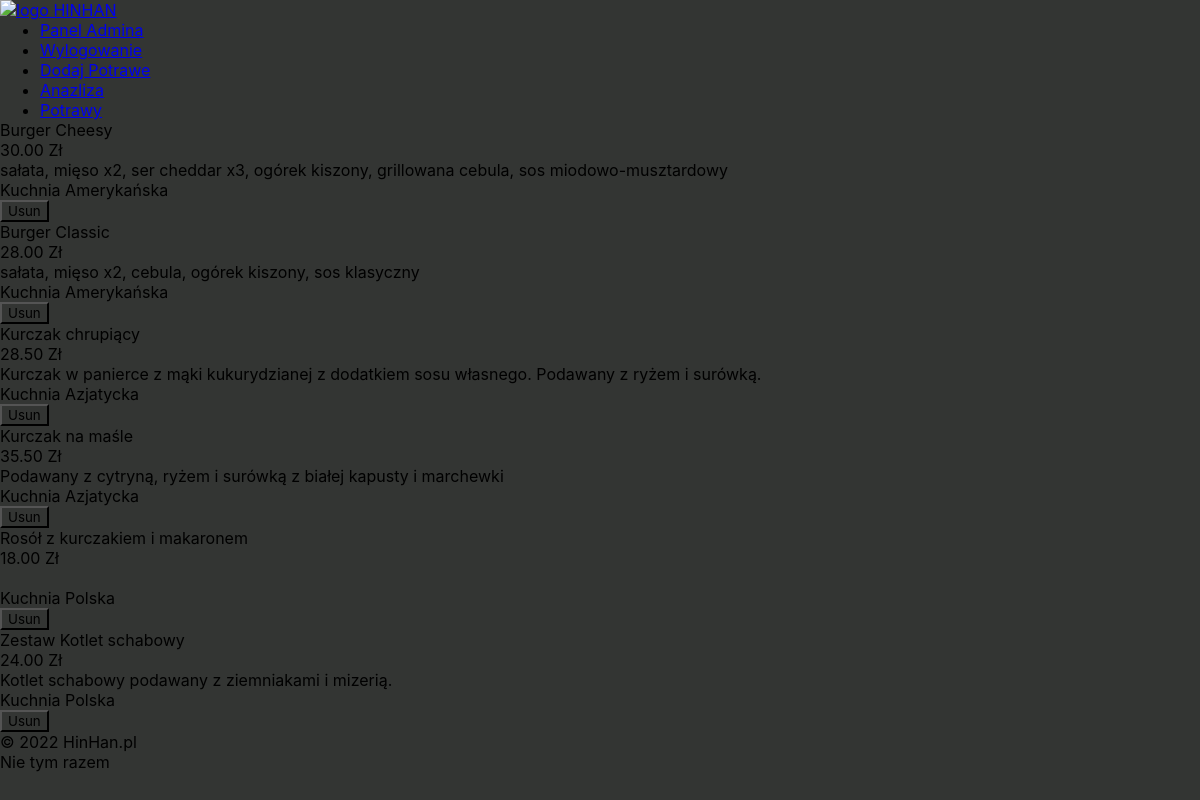
Page /potrawy.php (signed in) on the committed database.
### tables this page shows
CREATE TABLE `food` (
  `id` int(11) NOT NULL,
  `tytul` text NOT NULL,
  `opis` text NOT NULL,
  `cena` decimal(9,2) NOT NULL,
  `kategoria_id` int(10) UNSIGNED NOT NULL
);

### potrawy.php (the view, shortened to what this page needs)
<?php
require('connect.php');
if (isset($_SESSION['admin']))
{
?>
<html lang="en">
<head>
    <link href="style.css" rel="stylesheet">
</head>
    <body>
<div id="container">
<div class="div_logo">
        <a href="index.php"><img src="img/logo.png"alt="logo HINHAN"></a>
    </div>
    <div class="nav">
        <ul>
        <?php
        if (isset($_SESSION['admin']))
			{
				echo '<li><a class="link"href="PanelAdmina.php">Panel Admina</a></li>';
			}
			if (isset($_SESSION['zalogowano']))
			{
				echo '<li><a class="link"href="Wyloguj.php">Wylogowanie</a></li>';
			}else {
                echo'<li><a class="link"href="Logowanie.php">Logowanie</a></li>';
            }?>
            <li><a class="link" href="dodajPotrawe.php">Dodaj Potrawe</a></li>
            <li><a class="link"href="analiza.php">Anazliza</a></li>
            <li><a class="link"href="potrawy.php.php">Potrawy</a></li>
        </ul>
    </div>
    <div class="menu">
    <?php
$wynik = mysqli_query($polaczenie, "select * from food ");
				while ($rekord = $wynik->fetch_assoc()) {
                    $tytul = $rekord['tytul'];
					$opis = $rekord['opis'];
					$cena = $rekord['cena'];
                    $kategoria_id =$rekord['kategoria_id'];
                    echo"<div class='menu_pozycje'>";
                    echo"<span class='pozycje_tytul'>$tytul</span><br>";
                    echo"<span class='pozycje_cena'>$cena Zł</span><br>";
                    echo"<span class='pozycje_opis'>$opis</span><br>";
                    if ($kategoria_id==1)echo"<span class='pozycje_kategoria'>Kuchnia Polska</span>";
                    if ($kategoria_id==2)echo"<span class='pozycje_kategoria'>Kuchnia Azjatycka</span>";
                    if ($kategoria_id==3)echo"<span class='pozycje_kategoria'>Kuchnia Amerykańska</span>";
                    echo"<form action='usun.php' method='POST'>";
                    echo"<input type='submit' class='button_do_koszyka' name='do_koszyka' value='Usun'>";
                    echo"</form>";
                    echo"</div>";
                }?>
    </div>
</div>
<div class="stopka">
       © 2022 <a hreg="index.php">HinHan.pl</a>
</div>
    </body>
</html>
<?php
}
echo "Nie tym razem";?>

### style.css (style rules this page uses)
* { margin: 0 auto; background-color: 333533; font-family: -apple-system, BlinkMacSystemFont, 'Segoe UI', Roboto, Oxygen, Ubuntu, Cantarell, 'Open Sans', 'Helvetica Neue', sans-serif; }

### rows in the picture
food: tytul "Burger Cheesy", cena "30.00", opis "sałata, mięso x2, ser cheddar x3, ogórek kiszony, grillowana cebula, sos miodowo-musztardowy", shows "Kuchnia Amerykańska"
food: tytul "Burger Classic", cena "28.00", opis "sałata, mięso x2, cebula, ogórek kiszony, sos klasyczny", shows "Kuchnia Amerykańska"
food: tytul "Kurczak chrupiący", cena "28.50", opis "Kurczak w panierce z mąki kukurydzianej z dodatkiem sosu własnego. Podawany z ryżem i surówką.", shows "Kuchnia Azjatycka"
food: tytul "Kurczak na maśle", cena "35.50", opis "Podawany z cytryną, ryżem i surówką z białej kapusty i marchewki", shows "Kuchnia Azjatycka"
food: tytul "Rosół z kurczakiem i makaronem", cena "18.00", shows "Kuchnia Polska"
food: tytul "Zestaw Kotlet schabowy", cena "24.00", opis "Kotlet schabowy podawany z ziemniakami i mizerią.", shows "Kuchnia Polska"
